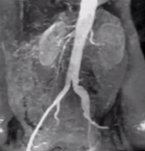
#> input picture img/aortic_anogram.tif, 145 x 151 px
$ python LinearSlicing.py
#> lines starting #> are read from the running program, lines starting #| are printed output that depends on the picture; after the words box and inside, x2 and y2 are one past the last pixel; in counts of white or black regions, pixels touching at a corner belong together
import cv2
import numpy as np
import matplotlib.pyplot as plt


def binary_slicing(img, A, B,alt,ust):
     img_out= np.full_like(img,alt) #bir matris oluşturup alt değerleri at
     pk=np.logical_and(img >= A, img <=B)
     img_out[pk]=ust
     return img_out

def linear_slicing(img, A,B,ust): #bunda alt yok
     img_out = img.copy()
     pk=np.logical_and(img>=A,img<=B)
     img_out[pk]=ust
     return img_out

def linear_slicing_reverse(img, A,B,ust): #bunda alt yok
     img_out = img.copy()
     pk_kucuk=np.logical_and(img>=0,img<=A) #0-A ARASI
     pk_buyuk=np.logical_and(img>=B,img<=255) #B-255 ARASI
     pk=np.logical_or(pk_kucuk,pk_buyuk)#pk değeri pk küçük ya da pk büyük birleşitr
     img_out[pk]=ust
     return img_out


img_path = "./img/aortic_anogram.tif"
img=cv2.imread(img_path,0)
#> img: shape (151, 145); min 0, max 235, mean 102.7

A=150
B=250
ust=255
alt=10

bs_img = binary_slicing(img,A,B,alt,ust)
#> in binary_slicing, `pk=np.logical_and(img >= A, img <=B)`:
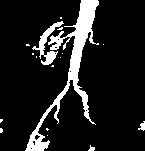
#> pk: shape (151, 145) bool; 11.9% white; 17 white regions (13 under 20 px), largest, box (x1, y1, x2, y2) and area: (25, 0, 99, 151) 2111, (32, 21, 64, 65) 372, (138, 121, 145, 131) 39, (88, 145, 95, 151) 24
ls_img = linear_slicing(img,A,B,ust)
#> in linear_slicing, `img_out[pk]=ust`:
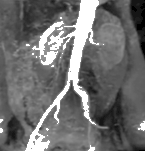
#> img_out: shape (151, 145); min 0, max 255, mean 111.4
lsr_img = linear_slicing(img,A,B,ust)

hstacked1 = np.hstack((img,bs_img))
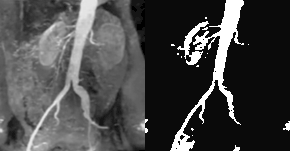
#> hstacked1: shape (151, 290); min 0, max 255, mean 71
hstacked2= np.hstack((img,lsr_img))
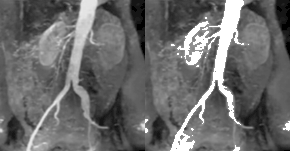
#> hstacked2: shape (151, 290); min 0, max 255, mean 107.1
vstacked =np.vstack((hstacked1,hstacked2))
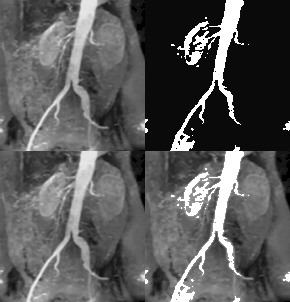
#> vstacked: shape (302, 290); min 0, max 255, mean 89

plt.imshow(vstacked,cmap='gray')
plt.show()
